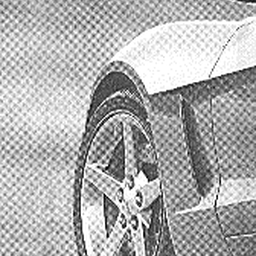
%> input picture uke9/car2.png (cropped and resized to the size of MATLAB's example picture), 256 x 256 px, given in place of cameraman.tif, which was not available
$ octave FourierFiltering.m   (GNU Octave 9; MATLAB toolbox functions it lacks are replaced by stand-ins)
%> lines starting %> are read from the running program, lines starting %| are printed output that depends on the picture; in (x1, y1, x2, y2) boxes, pixels count from 0 and x2, y2 are one past the last pixel; in counts of white or black regions, pixels touching at a corner belong together; the program's own positions count from 1; pictures that were not available may be replaced by others from this repository, and a replacement may not be noted
% Denne uken har vi sett mer på Fourier transformasjonen og særlig sett på
% design av Filtere i Fourierdomenet, samt hvordan vi kan analysere
% filteret vi allerede har i bildedomenet ved å ta Fouriertransformasjonen
% av filterne og se på frekvens responsen.

% Sentralt i denne forelesningen var var konvolusjonsteoremet som sier at
% sirkelkonvolusjon i bildedomenet er punktvis multiplikasjon i Fourierd-omenet.
% Og omvendt at punktvis multiplikasjon i bildedomenet er
% sirkelkonvolusjon i Fourier-domenet.

% Ideelt lavpass filter
% Vi begynner ved å se på det såkaldte ideelle lavpassfilteret. Her er det
% viktig å huske at selv om filteret heter ideelt, er det ikke ideelt ;)
% Det har fått navnet siden overgangen mellom passbåndet (hvor verdiene er
% 1) til stopbåndet (hvor verdiene er 0) er maksimal bratt. Vi skal se at
% dette introduserer ringing i bildedomenet.
clear all
close all

% Vi ser først på bildet av mister cameraman.
f = double(imread('cameraman.tif'));
%> f: size 256x256 double; min 0, max 255, mean 175.2; mean of the top-left, top-right, bottom-left and bottom-right quarters 183.9, 188.3, 179.2, 149.3
% Finner størrelsen
[M,N] = size(f);
%> M = 256; N = 256

% Definerer tomme variable for H og D
H = zeros(M,N);
D = zeros(M,N);
% Velger cutoff D0 lik 0.2
D0 = 0.2;

%Regner ut det ideele lavpassfilteret
for i = 1:M
    for j = 1:N
        %Verdiene for D er som definert i slide 17 i forelesningen.
        %Se forklaring på Foil 20 om hvorfor vi har floor(M/2+1) for
        %frekvensene. Frekvensene blir altså u = i-[m/2+1] osv.
        D(i,j) = sqrt(((i-floor(M/2 + 1))/(M/2))^2+(((j-floor(N/2+1))/(N/2))^2));
        %Vi setter verdien til filteret til 1 når vi er innenfor D0.
        if D(i,j) <= D0;
            H(i,j) = 1;
        end
    end
end
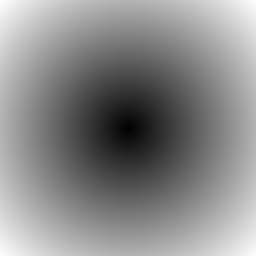
%> D: size 256x256 double; min 0, max 1.41, mean 0.765; drawn with min black and max white
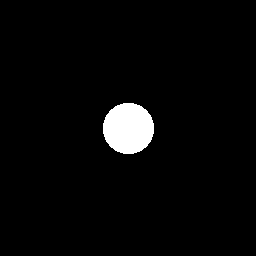
%> H: size 256x256 double; values 0 (black) and 1 (white), 3.1% white; 1 white region, box (x1, y1, x2, y2) and area: (103, 103, 154, 154) 2061


%Vi plotter D og det resulterende filteret
figure(1)
subplot(211)
imshow(D)
colorbar
title('Verdiene for D');
subplot(212)
imshow(H,[]);
title('Det ideelle lavpassfilteret i Frekvensdomenet');

%   Vi ønsker å gjøre filtreringen i frekvensdomenet, finner derfor
%   Fouriertransformen til bildet.
F = fftshift(fft2(f));
%   Så punktmultipliserer vi med filteret vårt og tar invers Fourier for å
%   få det filtrerte bildet
g = real(ifft2(ifftshift(F.*H)));

figure(4)
subplot(221)
imshow(f,[]);
title('Orginal bildet');
subplot(222)
imagesc(abs(log(F+1)));
title('Fourier-spekteret til bildet');
subplot(223)
imshow(g,[]);
title('Lavpass filtrert bilde');
subplot(224)
imagesc(log(abs(fftshift(fft2(g)))+1));
title('Fourier-spekteret til det filtrerte bildet');

%Legg merke til ringingen vi har fått i bildet!!
%%  Butterworth
%   Nå vil vi se på det andre typen filteret vi lærte, nemlig Butterworth
%   filteret. Se definisjonen på foil 21. Dette filteret har en mykere
%   overgang mellom passbåndet og stoppbåndet, brattheten på overgangen
%   styres av filterordenen n. Hvis n er liten blir det lite ringing, om n
%   er 1 blir det faktisk ingen ringing. Prøv med forskjellige verdier for
%   n og se resultatet
%   D0 angir nå avstanden fra DC til punktet der H har sunket med 0.5
n = 3;
D0 = 0.2;
%   Lager filteret
H_butter = 1./(1+(D./D0).^(2*n));
%   Gjør filtreringen
g_butter = real(ifft2(ifftshift(F.*H_butter)));

figure(5)
subplot(131)
imagesc(H)
title('Det ideelle lavpassfilteret');
subplot(132)
imagesc(H_butter)
title('Butterworth lavpassfilteret');
colormap gray

%Plotter resultatet. Legg merke til at vi har fått mindre ringing i bildet
figure(6)
subplot(221)
imshow(f,[]);
subplot(222)
imagesc(abs(log(F+1)));
subplot(223)
imshow(g_butter,[]);
subplot(224)
imagesc(log(abs(fftshift(fft2(g_butter)))+1));

%% Gaussisk lavpassfilter
%   Det tredje og siste filteret vi så på var et Gaussisk lavpassfilter.
%   Fordelen med et Gaussfilter er at Fouriertransformasjonen til en Gauss
%   er en Gauss - altså får vi ikke ringen i bildet. Men for et Gauss
%   filter kan vi ikke kontrollerer hvor rask overgang vi har og mister
%   derfor litt kontroll over frekvensresponsen.
%   D0 indikerer her hvor filterverdien er 0.6.
D0 = 0.2;
%   Lager filteret som definert i forelesning foil 24
H_gauss = exp((-D.^2)/(2*D0^2));
g_gauss = real(ifft2(ifftshift(F.*H_gauss)));


figure(5)
subplot(133)
imagesc(H_gauss);
title('Gaussisk lavpassfilter');

%Plotter resultatet. Nok et lavpassfiltrert bilde uten ringing
figure(7)
subplot(221)
imshow(f,[]);
subplot(222)
imagesc(abs(log(F+1)));
subplot(223)
imshow(g_gauss,[]);
subplot(224)
imagesc(log(abs(fftshift(fft2(g_gauss)))+1));
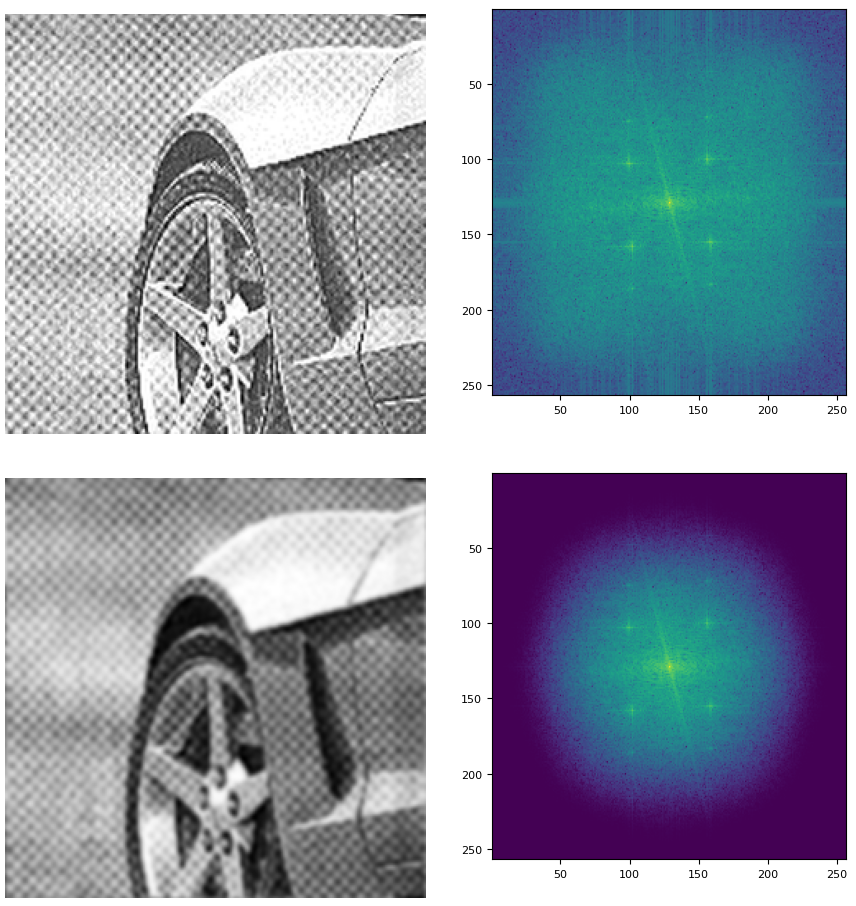
%> figure redrawn from the program's plot data, 4 panels


%% Nå vil vi se på de romlige responsene til filterne, altså hvordan de ser
%  ut i bildedomenet. Når vi går fra Fourierdomenet til bildedomenet vil
%  filterne typisk være store, tenk på hvordan vi nullutivder et romlig
%  filter for å bruke dette i Frekvensdomenet. Allikevel er dette stort
%  sett bare verdien 0, og vi kan kutte ut dette i konvolusjonen. Vi ser
%  derfor bare på den sentrale delen av filteret. Vi velger hvor mye av
%  filteret vi vil se på ved hjelp av k_size, og vi ser på 2xk_size.

k_size = 50;
M_cen = floor(M/2+1);
%> M_cen = 129
N_cen = floor(N/2+1);
%> N_cen = 129
%Romlig representasjon av ideelt lavpass
filter = fftshift(real(ifft2(ifftshift(H))));
kernel_ideal = filter(M_cen-k_size:M_cen+k_size,N_cen-k_size:N_cen+k_size);
%Romplig representasjon av Butterworth
filter = fftshift(real(ifft2(ifftshift(H_butter))));
kernel_butter = filter(M_cen-k_size:M_cen+k_size,N_cen-k_size:N_cen+k_size);
%Romlig representasjon av Gaussisk lavpassfilter
filter = fftshift(real(ifft2(ifftshift(H_gauss))));
kernel_gauss = filter(M_cen-k_size:M_cen+k_size,N_cen-k_size:N_cen+k_size);


figure(9)
subplot(311)
imagesc(kernel_ideal)
title('Ideelt lavpass i bildedomenet');
subplot(312)
imagesc(kernel_butter)
title('Butterworth lavpass i bildedomenet');
subplot(313)
imagesc(kernel_gauss)
title('Gaussisk lavpass i bildedomenet');
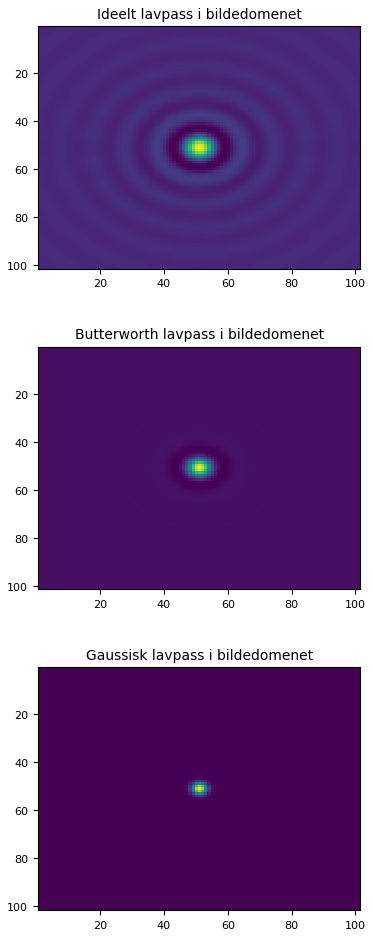
%> figure redrawn from the program's plot data, 3 panels

%Nedefor plotter vi kun den sentrale dele av aksen i Fourier og i tid
figure(100)
subplot(321)
plot(H(round(end/2),:));
title('Ideelt i Fourier-domenet');
subplot(322)
plot(kernel_ideal(round(end/2),:));
title('Ideelt i bildedomenet');
subplot(323)
plot(H_butter(round(end/2),:))
title('Butterworth i Fourier-domenet');
subplot(324)
plot(kernel_butter(round(end/2),:))
title('Butterworth i bildedomenet');
subplot(325)
plot(H_gauss(round(end/2),:))
title('Gauss i Fourier-domenet');
subplot(326)
plot(kernel_gauss(round(end/2),:))
title('Gauss i bildedomenet');
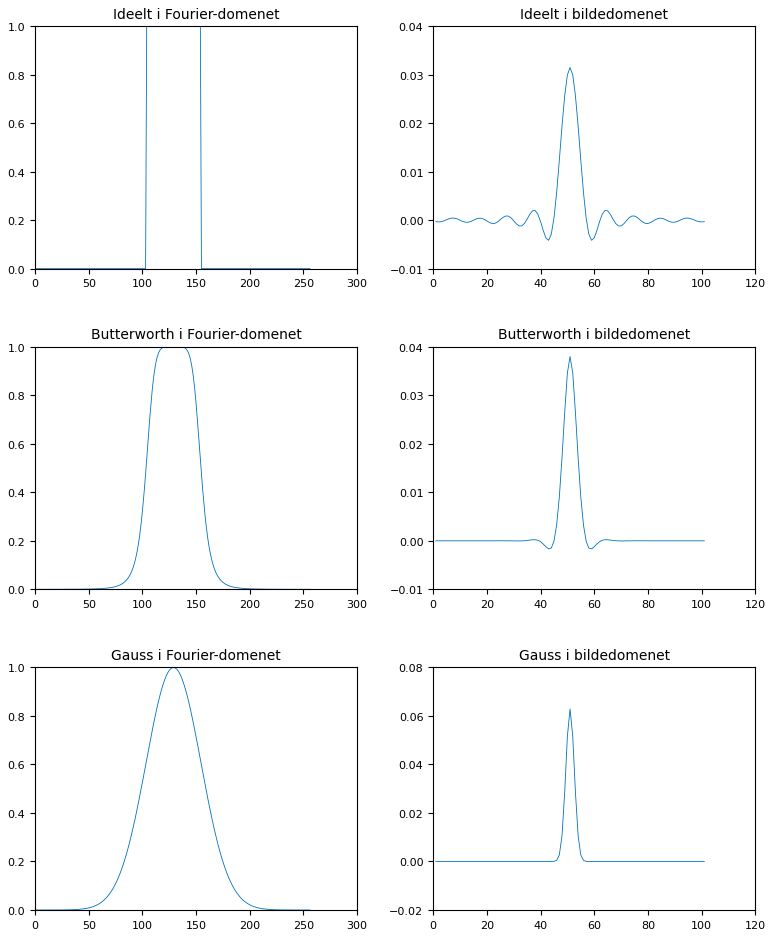
%> figure redrawn from the program's plot data, 6 panels; panel 1: curve peaks at x = 104, y = 1; panel 2: curve peaks at x = 51, y = 0.0314; panel 3: curve peaks at x = 129, y = 1; panel 4: curve peaks at x = 51, y = 0.038

%Prøv å endre n for Butterworth filteret og hvordan dette endrer responsen
%i bildedomenet. Skjønner du hvorfor ringingen blir borte??
%%  Så skal vi se at å konvolusjonsteoremet faktisk fungerer og
%   konvolusjon i bildedomenet er det samme som punktmultiplikasjon i
%   Frekvensdomenet.

%   Bruker responsen til det ideelle filteret i bildedomenet som
%   konvolusjonsfilter og passer på å bruke 'symmetric' i imfilter.
%   'symmetric' sørger for at det er sirkulærindeksering som brukes når vi
%   utvider kanten.
g_bildedomenet = imfilter(f,kernel_ideal,'conv','symmetric');

figure(10)
subplot(131)
imshow(f,[])
title('Det orginale bildet')
subplot(132)
imshow(g_bildedomenet,[])
title('Bildet filtrert i bildedomenet');
subplot(133)
imshow(g,[])
title('Bildet filtrert i Fourier-domenet');

%Legg merke til at resultatet er likt.


%% Notch filter example
%   Her skal vi se på et notch filter, samme eksempel som i forelesningen,
%   som fjernet et uønsket mønster (moire pattern) som ligger "over" bildet
%   vi er interessert i
clear all
close all
f = double(imread('car2.png'));
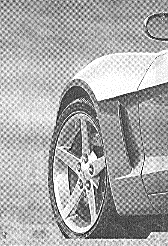
%> f: size 246x168 double; min 0, max 255, mean 169.2
[M,N] = size(f);
%> M = 246; N = 168
F = fft2(f);

u = linspace(-floor(M/2),floor(M/2-1),M)
%> u = 246 values from -123 to 122
v = linspace(-floor(N/2),floor(N/2-1),N)
%> v = 168 values from -84 to 83

figure(11)
subplot(221);
imshow(f,[]);axis on;
title('Bildet');
subplot(222)
imshow(log(abs(fftshift(F))+1),[]);axis on;
%> after `imshow(log(abs(fftshift(F))+1),[])`:
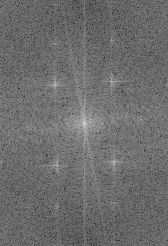
%> displayed picture: size 246x168, on the screen's scale of 0 to 255; min 0, max 255, mean 108.7
title('Fourier spekteret');

% Lokaliser frekvensene til st�yen (gjort manuelt v.b.a. Fourier-spekteret)
% (frekvensene er her angitt ved array-indeksene etter FFTSHIFT).
% De mest markante frekvensene av st�yen er:
% (166,58) og (86,56) (og deres symmetriske "kopier")
% og de mindre tydelige, men likevel markante frekvensene av st�yen er:
% (41,112) og (45,56) (og deres symmetriske "kopier")
u = [166  86  41  45];
v = [ 58  56 112  56];
% Spesifiser bare de mest markante frekvensparene (er to par):
%u = [166  86];
%v = [ 58  56];
u_sym = M + 2 - rem(M,2) - u;
%> u_sym = [82 162 207 203]
v_sym = N + 2 - rem(N,2) - v;
u = [u u_sym];
v = [v v_sym];


% Butterworth notch filter.
D0 = 0.1;
n = 4;                                    %Antall hull
D = zeros(M,N,length(u));
H = ones (M,N);
%> (the run ends here)
